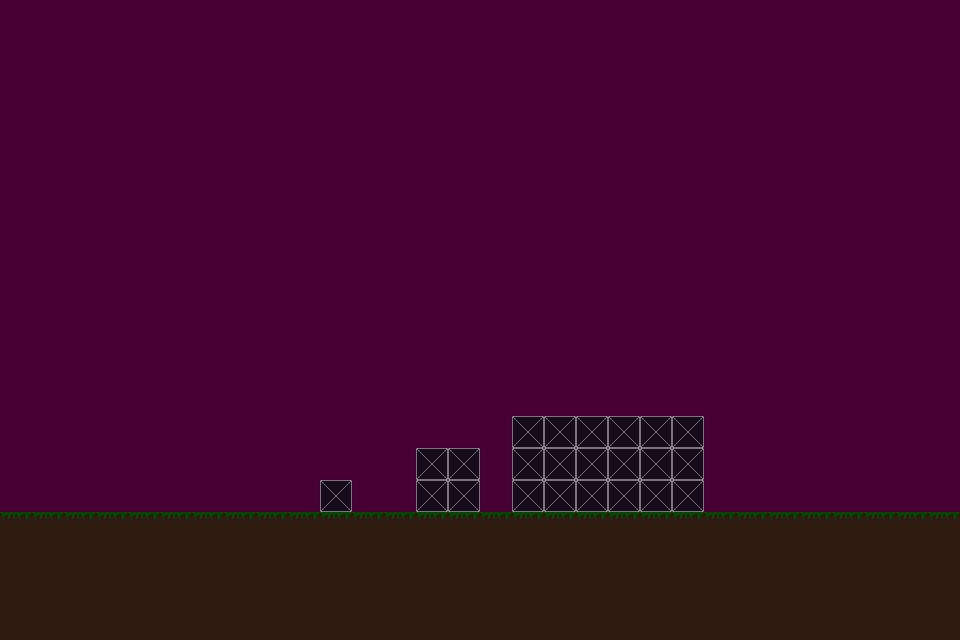

The image is a tile-based game level rendered from a .tmx file. Its description and complete source (layers, tilesets, objects, tile grids) follow:
An orthogonal 30x20 tile map with 32x32 px tiles, 2 tile layers (Tile Layer 2 - bg, Tile Layer 1).

<map version="1.2" tiledversion="1.3.4" orientation="orthogonal" renderorder="right-down" width="30" height="20" tilewidth="32" tileheight="32" infinite="0" nextlayerid="3" nextobjectid="1">
 <tileset firstgid="1" source="testset.tsx" />
 <layer id="2" name="Tile Layer 2 - bg" width="30" height="20">
  <data encoding="csv">
8,8,8,8,8,8,8,8,8,8,8,8,8,8,8,8,8,8,8,8,8,8,8,8,8,8,8,8,8,8,
8,8,8,8,8,8,8,8,8,8,8,8,8,8,8,8,8,8,8,8,8,8,8,8,8,8,8,8,8,8,
8,8,8,8,8,8,8,8,8,8,8,8,8,8,8,8,8,8,8,8,8,8,8,8,8,8,8,8,8,8,
8,8,8,8,8,8,8,8,8,8,8,8,8,8,8,8,8,8,8,8,8,8,8,8,8,8,8,8,8,8,
8,8,8,8,8,8,8,8,8,8,8,8,8,8,8,8,8,8,8,8,8,8,8,8,8,8,8,8,8,8,
8,8,8,8,8,8,8,8,8,8,8,8,8,8,8,8,8,8,8,8,8,8,8,8,8,8,8,8,8,8,
8,8,8,8,8,8,8,8,8,8,8,8,8,8,8,8,8,8,8,8,8,8,8,8,8,8,8,8,8,8,
8,8,8,8,8,8,8,8,8,8,8,8,8,8,8,8,8,8,8,8,8,8,8,8,8,8,8,8,8,8,
8,8,8,8,8,8,8,8,8,8,8,8,8,8,8,8,8,8,8,8,8,8,8,8,8,8,8,8,8,8,
8,8,8,8,8,8,8,8,8,8,8,8,8,8,8,8,8,8,8,8,8,8,8,8,8,8,8,8,8,8,
8,8,8,8,8,8,8,8,8,8,8,8,8,8,8,8,8,8,8,8,8,8,8,8,8,8,8,8,8,8,
8,8,8,8,8,8,8,8,8,8,8,8,8,8,8,8,8,8,8,8,8,8,8,8,8,8,8,8,8,8,
8,8,8,8,8,8,8,8,8,8,8,8,8,8,8,8,8,8,8,8,8,8,8,8,8,8,8,8,8,8,
8,8,8,8,8,8,8,8,8,8,8,8,8,8,8,8,8,8,8,8,8,8,8,8,8,8,8,8,8,8,
8,8,8,8,8,8,8,8,8,8,8,8,8,8,8,8,8,8,8,8,8,8,8,8,8,8,8,8,8,8,
8,8,8,8,8,8,8,8,8,8,8,8,8,8,8,8,8,8,8,8,8,8,8,8,8,8,8,8,8,8,
8,8,8,8,8,8,8,8,8,8,8,8,8,8,8,8,8,8,8,8,8,8,8,8,8,8,8,8,8,8,
8,8,8,8,8,8,8,8,8,8,8,8,8,8,8,8,8,8,8,8,8,8,8,8,8,8,8,8,8,8,
8,8,8,8,8,8,8,8,8,8,8,8,8,8,8,8,8,8,8,8,8,8,8,8,8,8,8,8,8,8,
8,8,8,8,8,8,8,8,8,8,8,8,8,8,8,8,8,8,8,8,8,8,8,8,8,8,8,8,8,8
</data>
 </layer>
 <layer id="1" name="Tile Layer 1" width="30" height="20">
  <data encoding="csv">
0,0,0,0,0,0,0,0,0,0,0,0,0,0,0,0,0,0,0,0,0,0,0,0,0,0,0,0,0,0,
0,0,0,0,0,0,0,0,0,0,0,0,0,0,0,0,0,0,0,0,0,0,0,0,0,0,0,0,0,0,
0,0,0,0,0,0,0,0,0,0,0,0,0,0,0,0,0,0,0,0,0,0,0,0,0,0,0,0,0,0,
0,0,0,0,0,0,0,0,0,0,0,0,0,0,0,0,0,0,0,0,0,0,0,0,0,0,0,0,0,0,
0,0,0,0,0,0,0,0,0,0,0,0,0,0,0,0,0,0,0,0,0,0,0,0,0,0,0,0,0,0,
0,0,0,0,0,0,0,0,0,0,0,0,0,0,0,0,0,0,0,0,0,0,0,0,0,0,0,0,0,0,
0,0,0,0,0,0,0,0,0,0,0,0,0,0,0,0,0,0,0,0,0,0,0,0,0,0,0,0,0,0,
0,0,0,0,0,0,0,0,0,0,0,0,0,0,0,0,0,0,0,0,0,0,0,0,0,0,0,0,0,0,
0,0,0,0,0,0,0,0,0,0,0,0,0,0,0,0,0,0,0,0,0,0,0,0,0,0,0,0,0,0,
0,0,0,0,0,0,0,0,0,0,0,0,0,0,0,0,0,0,0,0,0,0,0,0,0,0,0,0,0,0,
0,0,0,0,0,0,0,0,0,0,0,0,0,0,0,0,0,0,0,0,0,0,0,0,0,0,0,0,0,0,
0,0,0,0,0,0,0,0,0,0,0,0,0,0,0,0,0,0,0,0,0,0,0,0,0,0,0,0,0,0,
0,0,0,0,0,0,0,0,0,0,0,0,0,0,0,0,0,0,0,0,0,0,0,0,0,0,0,0,0,0,
0,0,0,0,0,0,0,0,0,0,0,0,0,0,0,0,7,7,7,7,7,7,0,0,0,0,0,0,0,0,
0,0,0,0,0,0,0,0,0,0,0,0,0,7,7,0,7,7,7,7,7,7,0,0,0,0,0,0,0,0,
0,0,0,0,0,0,0,0,0,0,7,0,0,7,7,0,7,7,7,7,7,7,0,0,0,0,0,0,0,0,
5,5,5,5,5,5,5,5,5,5,5,5,5,5,5,5,5,5,5,5,5,5,5,5,5,5,5,5,5,5,
6,6,6,6,6,6,6,6,6,6,6,6,6,6,6,6,6,6,6,6,6,6,6,6,6,6,6,6,6,6,
6,6,6,6,6,6,6,6,6,6,6,6,6,6,6,6,6,6,6,6,6,6,6,6,6,6,6,6,6,6,
6,6,6,6,6,6,6,6,6,6,6,6,6,6,6,6,6,6,6,6,6,6,6,6,6,6,6,6,6,6
</data>
 </layer>
</map>
